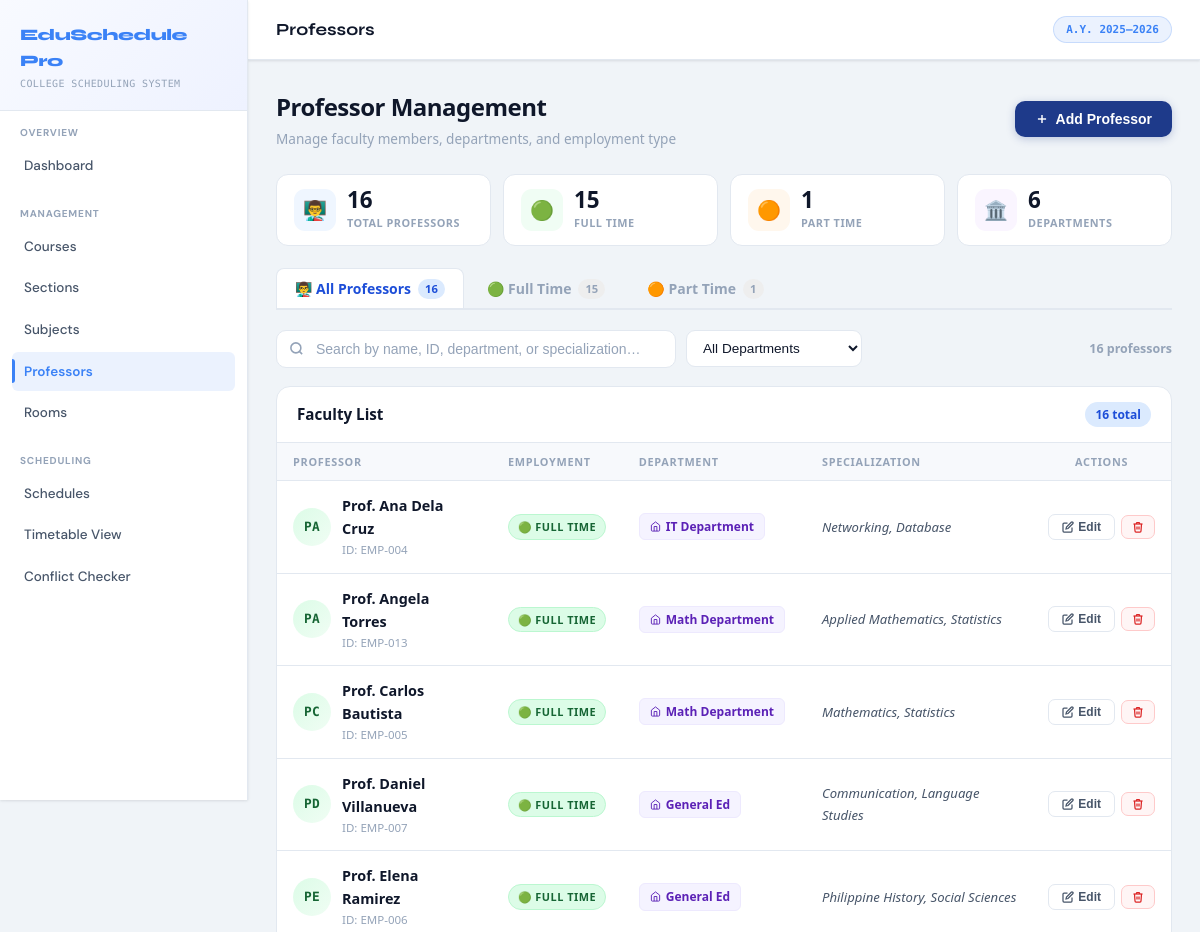
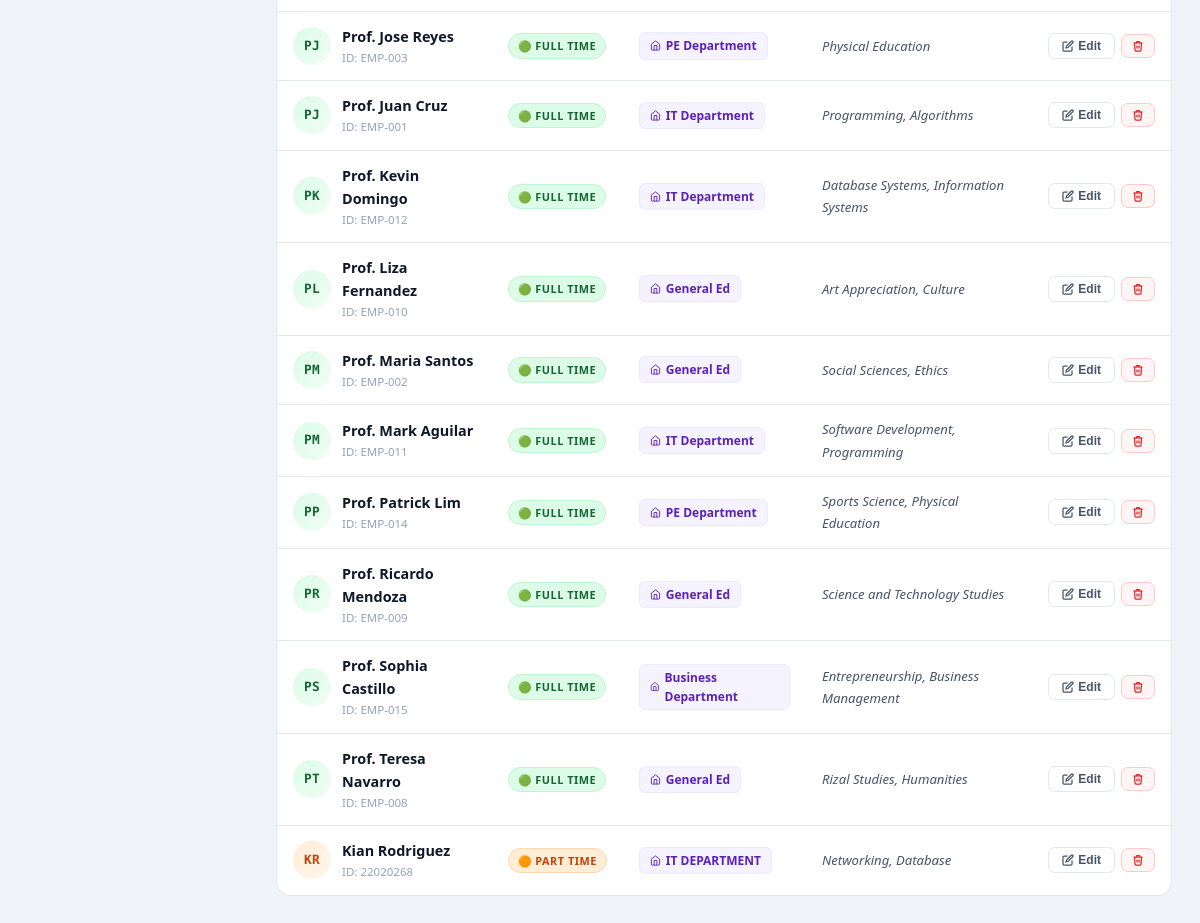
The page /professors.php on the database its author committed (2 pictures, top to bottom).
### tables this page shows
CREATE TABLE `professors` (
  `id` int(11) NOT NULL,
  `name` varchar(100) NOT NULL,
  `employee_id` varchar(30) DEFAULT NULL,
  `department` varchar(100) DEFAULT NULL,
  `specialization` varchar(150) DEFAULT NULL,
  `employment_type` varchar(20) NOT NULL DEFAULT 'Full Time',
  `created_at` timestamp NOT NULL DEFAULT current_timestamp()
);

### includes/config.php (called while the page is built, shortened)
<?php
function h(string $str): string {
    return htmlspecialchars($str, ENT_QUOTES, 'UTF-8');
}
function sanitize(string $str): string {
    return trim(htmlspecialchars(strip_tags($str)));
}

### professors.php (the view, shortened to what this page needs)
<?php
require_once __DIR__ . '/includes/config.php';
$db = getDB();
require_once __DIR__ . '/includes/header.php';
try {
    $db->exec("ALTER TABLE professors ADD COLUMN employment_type VARCHAR(20) NOT NULL DEFAULT 'Full Time' AFTER specialization");
} catch (Exception $e) {  }
$professors = $db->query("SELECT * FROM professors ORDER BY employment_type, name")->fetchAll();
$activeTab = sanitize($_GET['tab'] ?? 'all');
$depts      = array_filter(array_unique(array_column($professors,'department')));
$totalDepts = count($depts);
$fullTime   = count(array_filter($professors, fn($p) => ($p['employment_type'] ?? 'Full Time') === 'Full Time'));
$partTime   = count(array_filter($professors, fn($p) => ($p['employment_type'] ?? 'Full Time') === 'Part Time'));
?>
<div class="pp">
  <div class="pp-hdr">
    <div>
      <h2>Professor Management</h2>
      <p>Manage faculty members, departments, and employment type</p>
    </div>
    <button class="btn-add-pp" onclick="ppOpenModal()">
      <svg width="14" height="14" viewBox="0 0 24 24" fill="none" stroke="currentColor" stroke-width="2.5"><line x1="12" y1="5" x2="12" y2="19"/><line x1="5" y1="12" x2="19" y2="12"/></svg>
      Add Professor
    </button>
  </div>
  <div class="pp-stats">
    <div class="pp-stat">
      <div class="pp-stat-ico" style="background:#eff6ff">👨‍🏫</div>
      <div><div class="pp-stat-val"><?= count($professors) ?></div><div class="pp-stat-lbl">Total Professors</div></div>
    </div>
    <div class="pp-stat">
      <div class="pp-stat-ico" style="background:#f0fdf4">🟢</div>
      <div><div class="pp-stat-val"><?= $fullTime ?></div><div class="pp-stat-lbl">Full Time</div></div>
    </div>
    <div class="pp-stat">
      <div class="pp-stat-ico" style="background:#fff7ed">🟠</div>
      <div><div class="pp-stat-val"><?= $partTime ?></div><div class="pp-stat-lbl">Part Time</div></div>
    </div>
    <div class="pp-stat">
      <div class="pp-stat-ico" style="background:#faf5ff">🏛️</div>
      <div><div class="pp-stat-val"><?= $totalDepts ?></div><div class="pp-stat-lbl">Departments</div></div>
    </div>
  </div>
  <div class="pp-tabs no-print">
    <a href="professors.php?tab=all"
       class="pp-tab <?= $activeTab==='all' ? 'active' : '' ?>">
      👨‍🏫 All Professors
      <span class="pp-tab-count"><?= count($professors) ?></span>
    </a>
    <a href="professors.php?tab=fulltime"
       class="pp-tab tab-ft <?= $activeTab==='fulltime' ? 'active' : '' ?>">
      🟢 Full Time
      <span class="pp-tab-count"><?= $fullTime ?></span>
    </a>
    <a href="professors.php?tab=parttime"
       class="pp-tab tab-pt <?= $activeTab==='parttime' ? 'active' : '' ?>">
      🟠 Part Time
      <span class="pp-tab-count"><?= $partTime ?></span>
    </a>
  </div>
  <?php
  $displayProfessors = $professors;
  $displayProfessors = array_values($displayProfessors);
  ?>
  <div class="pp-search-wrap no-print">
    <div class="pp-search-box">
      <span class="pp-search-ico">
        <svg width="15" height="15" viewBox="0 0 24 24" fill="none" stroke="currentColor" stroke-width="2.5"><circle cx="11" cy="11" r="8"/><line x1="21" y1="21" x2="16.65" y2="16.65"/></svg>
      </span>
      <input type="text" id="pp-search" class="pp-search-input"
             placeholder="Search by name, ID, department, or specialization…"
             oninput="ppSearch(this.value)" autocomplete="off">
    </div>
    <select id="pp-dept-filter" class="pp-filter-dept" onchange="ppSearch(document.getElementById('pp-search').value)">
      <option value="">All Departments</option>
    </select>
    <span class="pp-result-count" id="pp-result-count"><?= count($displayProfessors) ?> professor<?= count($displayProfessors)!==1?'s':'' ?></span>
  </div>
  <div class="pp-card">
    <div class="pp-card-head">
      <span class="pp-card-title">
        <?php
        if ($activeTab === 'fulltime') echo 'Full Time Faculty';
        elseif ($activeTab === 'parttime') echo 'Part Time Faculty';
        else echo 'Faculty List';
        ?>
      </span>
      <span class="pp-card-count" id="pp-table-count"><?= count($displayProfessors) ?> total</span>
    </div>
    <?php if (empty($displayProfessors)): ?>
      <div class="pp-empty">
        <span class="ei">👨‍🏫</span>
        <p>
          <?php if ($activeTab === 'fulltime'): ?>No full time professors yet.
          <?php elseif ($activeTab === 'parttime'): ?>No part time professors yet.
          <?php else: ?>No professors yet. <a href="#" onclick="ppOpenModal();return false" style="color:#3b82f6;font-weight:700;text-decoration:none">Add your first professor →</a><?php endif; ?>
        </p>
      </div>
    <?php else: ?>
      <div style="overflow-x:auto">
        <table class="pp-table">
          <thead>
            <tr>
              <th>Professor</th>
              <th>Employment</th>
              <th>Department</th>
              <th>Specialization</th>
              <th class="no-print" style="text-align:center">Actions</th>
            </tr>
          </thead>
          <tbody id="pp-tbody">
          <?php foreach ($displayProfessors as $p):
            $words    = explode(' ', $p['name']);
            $initials = strtoupper(substr($words[0],0,1) . (isset($words[1]) ? substr($words[1],0,1) : ''));
            $empType  = $p['employment_type'] ?? 'Full Time';
            $isFT     = $empType === 'Full Time';
            $payload  = htmlspecialchars(json_encode([
                'id'              => $p['id'],
                'name'            => $p['name'],
                'employee_id'     => $p['employee_id']      ?? '',
                'department'      => $p['department']       ?? '',
                'specialization'  => $p['specialization']   ?? '',
                'employment_type' => $empType,
            ]), ENT_QUOTES);
          ?>
          <tr id="pp-row-<?= $p['id'] ?>"
              data-name="<?= strtolower(h($p['name'])) ?>"
              data-empid="<?= strtolower(h($p['employee_id'] ?? '')) ?>"
              data-dept="<?= strtolower(h($p['department'] ?? '')) ?>"
              data-spec="<?= strtolower(h($p['specialization'] ?? '')) ?>"
              data-emptype="<?= strtolower(h($empType)) ?>">
            <td>
              <div class="pp-name-cell">
                <div class="pp-avatar <?= $isFT ? 'ft' : 'pt' ?>"><?= $initials ?></div>
                <div>
                  <div class="pp-name" data-field="name"><?= h($p['name']) ?></div>
                  <?php if ($p['employee_id']): ?>
                    <div class="pp-emp-sub" data-field="empid">ID: <?= h($p['employee_id']) ?></div>
                  <?php else: ?>
                    <div class="pp-emp-sub no-val">No Employee ID</div>
                  <?php endif; ?>
                </div>
              </div>
            </td>
            <td>
              <span class="emp-badge <?= $isFT ? 'ft' : 'pt' ?>">
                <?= $isFT ? '🟢 Full Time' : '🟠 Part Time' ?>
              </span>
            </td>
            <td>
              <?php if ($p['department']): ?>
                <span class="dept-chip" data-field="dept">
                  <svg width="11" height="11" viewBox="0 0 24 24" fill="none" stroke="currentColor" stroke-width="2"><path d="M3 9l9-7 9 7v11a2 2 0 0 1-2 2H5a2 2 0 0 1-2-2z"/><polyline points="9 22 9 12 15 12 15 22"/></svg>
                  <?= h($p['department']) ?>
                </span>
              <?php else: ?>
                <span class="no-val">—</span>
              <?php endif; ?>
            </td>
            <td>
              <?php if ($p['specialization']): ?>
                <span class="spec-text" data-field="spec"><?= h($p['specialization']) ?></span>
              <?php else: ?>
                <span class="no-val">—</span>
              <?php endif; ?>
            </td>
            <td class="no-print">
              <div class="pp-acts">
                <button class="btn-pp-edit" onclick="ppEdit(<?= $payload ?>)">
                  <svg width="12" height="12" viewBox="0 0 24 24" fill="none" stroke="currentColor" stroke-width="2.5"><path d="M11 4H4a2 2 0 0 0-2 2v14a2 2 0 0 0 2 2h14a2 2 0 0 0 2-2v-7"/><path d="M18.5 2.5a2.121 2.121 0 0 1 3 3L12 15l-4 1 1-4z"/></svg>
                  Edit
                </button>
                <button class="btn-pp-del" onclick="ppDelete(<?= $p['id'] ?>, this)">
                  <svg width="12" height="12" viewBox="0 0 24 24" fill="none" stroke="currentColor" stroke-width="2.5"><polyline points="3 6 5 6 21 6"/><path d="M19 6l-1 14a2 2 0 0 1-2 2H8a2 2 0 0 1-2-2L5 6"/><path d="M10 11v6M14 11v6"/><path d="M9 6V4a1 1 0 0 1 1-1h4a1 1 0 0 1 1 1v2"/></svg>
                </button>
              </div>
            </td>
          </tr>
          <?php endforeach; ?>
          </tbody>
        </table>
      </div>
    <?php endif; ?>
  </div>
</div>
<?php require_once __DIR__ . '/includes/footer.php'; ?>

### assets/css/style.css (style rules this page uses)
:root { --bg: #f0f4f8; --bg2: #ffffff; --bg3: #f7f9fc; --panel: #ffffff; --panel2: #f0f4f8; --border: #e2e8f0; --border2: #cbd5e1; --border3: #94a3b8; --accent: #3b82f6; --accent-dim: rgba(59,130,246,.10); --accent-glow: rgba(59,130,246,.20); --accent2: #6366f1; --accent3: #10b981; --accent4: #f59e0b; --accent5: #ef4444; --accent6: #8b5cf6; --text: #0f172a; --text2: #475569; --text3: #94a3b8; --text4: #cbd5e1; --surface: #ffffff; --surface2: #f0f4f8; --surface3: #e2e8f0; --sidebar-w: 248px; --topbar-h: 60px; --radius: 10px; --radius-sm: 6px; --radius-lg: 14px; --transition: .18s ease; --shadow-sm: 0 1px 3px rgba(15,23,42,.08), 0 1px 2px rgba(15,23,42,.04); --shadow: 0 4px 12px rgba(15,23,42,.08), 0 2px 4px rgba(15,23,42,.04); --shadow-md: 0 8px 24px rgba(15,23,42,.10), 0 4px 8px rgba(15,23,42,.06); }
*, *::before, *::after { box-sizing: border-box; margin: 0; padding: 0; }
html { scroll-behavior: smooth; }
body { font-family: 'DM Sans', system-ui, sans-serif; font-size: 14px; line-height: 1.6; background: var(--bg); color: var(--text); min-height: 100vh; -webkit-font-smoothing: antialiased; }
table { width: 100%; border-collapse: collapse; }
thead th { text-align: left; font-size: 11px; font-weight: 700; color: var(--text3); text-transform: uppercase; letter-spacing: .07em; padding: 11px 16px; border-bottom: 2px solid var(--border); background: var(--bg3); white-space: nowrap; }
tbody td { padding: 12px 16px; font-size: 13.5px; border-bottom: 1px solid var(--border); color: var(--text2); vertical-align: middle; }
tbody tr:last-child td { border-bottom: none; }

### rows shown on the page
professors: name "PA", name "Prof. Ana Dela Cruz", employee "EMP-004", employment_type "🟢 FULL TIME", department "IT Department", specialization "Networking, Database"
professors: name "PA", name "Prof. Angela Torres", employee "EMP-013", employment_type "🟢 FULL TIME", department "Math Department", specialization "Applied Mathematics, Statistics"
professors: name "PC", name "Prof. Carlos Bautista", employee "EMP-005", employment_type "🟢 FULL TIME", department "Math Department", specialization "Mathematics, Statistics"
professors: name "PD", name "Prof. Daniel Villanueva", employee "EMP-007", employment_type "🟢 FULL TIME", department "General Ed", specialization "Communication, Language Studies"
professors: name "PE", name "Prof. Elena Ramirez", employee "EMP-006", employment_type "🟢 FULL TIME", department "General Ed", specialization "Philippine History, Social Sciences"
professors: name "PJ", name "Prof. Jose Reyes", employee "EMP-003", employment_type "🟢 FULL TIME", department "PE Department", specialization "Physical Education"
professors: name "PJ", name "Prof. Juan Cruz", employee "EMP-001", employment_type "🟢 FULL TIME", department "IT Department", specialization "Programming, Algorithms"
professors: name "PK", name "Prof. Kevin Domingo", employee "EMP-012", employment_type "🟢 FULL TIME", department "IT Department", specialization "Database Systems, Information Systems"
professors: name "PL", name "Prof. Liza Fernandez", employee "EMP-010", employment_type "🟢 FULL TIME", department "General Ed", specialization "Art Appreciation, Culture"
professors: name "PM", name "Prof. Maria Santos", employee "EMP-002", employment_type "🟢 FULL TIME", department "General Ed", specialization "Social Sciences, Ethics"
professors: name "PM", name "Prof. Mark Aguilar", employee "EMP-011", employment_type "🟢 FULL TIME", department "IT Department", specialization "Software Development, Programming"
professors: name "PP", name "Prof. Patrick Lim", employee "EMP-014", employment_type "🟢 FULL TIME", department "PE Department", specialization "Sports Science, Physical Education"
professors: name "PR", name "Prof. Ricardo Mendoza", employee "EMP-009", employment_type "🟢 FULL TIME", department "General Ed", specialization "Science and Technology Studies"
professors: name "PS", name "Prof. Sophia Castillo", employee "EMP-015", employment_type "🟢 FULL TIME", department "Business Department", specialization "Entrepreneurship, Business Management"
professors: name "PT", name "Prof. Teresa Navarro", employee "EMP-008", employment_type "🟢 FULL TIME", department "General Ed", specialization "Rizal Studies, Humanities"
professors: name "KR", name "Kian Rodriguez", employee "22020268", employment_type "🟠 PART TIME", department "IT DEPARTMENT", specialization "Networking, Database"

### other values the page prints
APP_NAME "EduSchedule Pro"
$item['label'] "Dashboard"
$item['label'] "Courses"
$item['label'] "Sections"
$item['label'] "Subjects"
$item['label'] "Professors"
$item['label'] "Rooms"
$item['label'] "Schedules"
$item['label'] "Timetable View"
$item['label'] "Conflict Checker"
$pageTitle "Professors"
count($professors) "16"
$fullTime "15"
$partTime "1"
$totalDepts "6"
